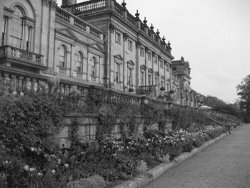
#> input picture test-images/img3.jpg, 250 x 188 px, found by its file name
$ python img_thresh.py
#> lines starting #> are read from the running program, lines starting #| are printed output that depends on the picture; after the words box and inside, x2 and y2 are one past the last pixel; in counts of white or black regions, pixels touching at a corner belong together
import cv2
import numpy as np
import matplotlib.pyplot as plt
import os
import time

start_time = time.time()

# Görüntü dosya yolunu ayarla
image_path = r"C:\Users\rumey\Documents\VSCode-file(s)\Python\img3.jpg"  # Burada ilgili görüntü yolunu yaz
output_dir = os.path.dirname(image_path)

try:
    # Görüntüyü yükleme
    img = cv2.imread(image_path, cv2.IMREAD_GRAYSCALE)
#> img is the input picture: shape (188, 250); min 2, max 255, mean 115.7
    if img is None:
        raise FileNotFoundError("Görüntü yüklenemedi. Dosya yolu hatalı olabilir.")

    # Görüntü bilgilerini yazdırma
    h, w = img.shape
#> h = 188; w = 250
    print("Görüntünün")
    print(f"Adı: {os.path.basename(image_path)}")
    print(f"Boyutu: {w} x {h}")
#| Boyutu: 250 x 188
    print(f"Pixel Değer Aralığı: {img.min()}-{img.max()}")
#| Pixel Değer Aralığı: 2-255
except Exception as e:
    print(f"[HATA - GÖRÜNTÜ ALMA] {e}")

print("Eşikleme işlemi başlatılıyor...")

try:
    # Histogram analizi
    hist = cv2.calcHist([img], [0], None, [256], [0, 256]).flatten().astype(int)
#> hist = 256 values, max 792 at index 239, min 0 at index 0, mean 183.6
    pixel_count = {i: hist[i] for i in range(256)}
#> pixel_count = 256 items

    # Histogram grafiği oluşturma
    plt.figure()
    plt.title("Histogram")
    plt.xlabel("Pixel Değerleri")
    plt.ylabel("Frekans")
    plt.bar(pixel_count.keys(), pixel_count.values())
    hist_path = os.path.join(output_dir, "histogram3.png")
    plt.savefig(hist_path)
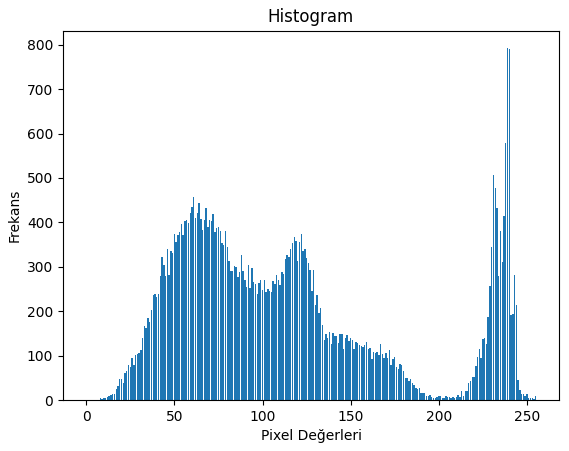
#> figure drawn by matplotlib, 1 panel; tallest bar 792 high, from x = 238.6 to 239.4
    plt.close()

    # Histogramı açma
    os.startfile(hist_path)
except Exception as e:
    print(f"[HATA - HISTOGRAM] {e}")

try:
    # Otsu mantığı ile varyans hesaplama
    total_pixels = img.size
#> total_pixels = 47000
    prob = hist / total_pixels
#> prob = 256 values, max 0.0169 at index 239, min 0 at index 0, mean 0.00391
    cumulative_prob = np.cumsum(prob)
#> cumulative_prob = 256 values from 0 to 1
    cumulative_mean = np.cumsum(prob * np.arange(256))
#> cumulative_mean = 256 values from 0 to 115.7
    global_mean = cumulative_mean[-1]
#> global_mean = 115.7

    sigma_b_squared = (global_mean * cumulative_prob - cumulative_mean) ** 2 / (cumulative_prob * (1 - cumulative_prob) + 1e-6)
#> sigma_b_squared = 256 values, max 3091.2 at index 146, min 0 at index 0, mean 1935.2
    sigma_b_squared[np.isnan(sigma_b_squared)] = 0

    optimal_threshold = np.argmax(sigma_b_squared)
#> optimal_threshold = 146
    max_variance = sigma_b_squared[optimal_threshold]
#> max_variance = 3091.2

    print(f"Eşsik değeri  ~~ {optimal_threshold} ~~")
#| Eşsik değeri  ~~ 146 ~~
except Exception as e:
    print(f"[HATA - VARYANS HESAPLAMA] {e}")

try:
    # Eşik uygulama (bimodal görüntü)
    _, binary_img = cv2.threshold(img, optimal_threshold, 255, cv2.THRESH_BINARY)
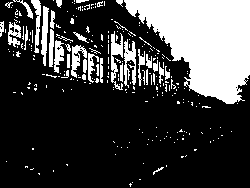
#> binary_img: shape (188, 250); 25.8% white; 264 white regions (226 under 20 px), largest, box (x1, y1, x2, y2) and area: (124, 0, 250, 104) 8073, (111, 31, 123, 90) 341, (124, 39, 136, 88) 337
    binary_path = os.path.join(output_dir, "bimodal3.png")
    cv2.imwrite(binary_path, binary_img)

    # Bimodal görüntüyü açma
    os.startfile(binary_path)
except Exception as e:
    print(f"[HATA - BİMODAL OLUŞTURMA] {e}")

end_time = time.time()
elapsed_time_ms = (end_time - start_time) * 1000
print(f"Toplam süre: {elapsed_time_ms:.2f} ms")
print("İŞLEM SONA ERDİ")

$ run again, with test-images/img0.jpg copied over test-images/img3.jpg
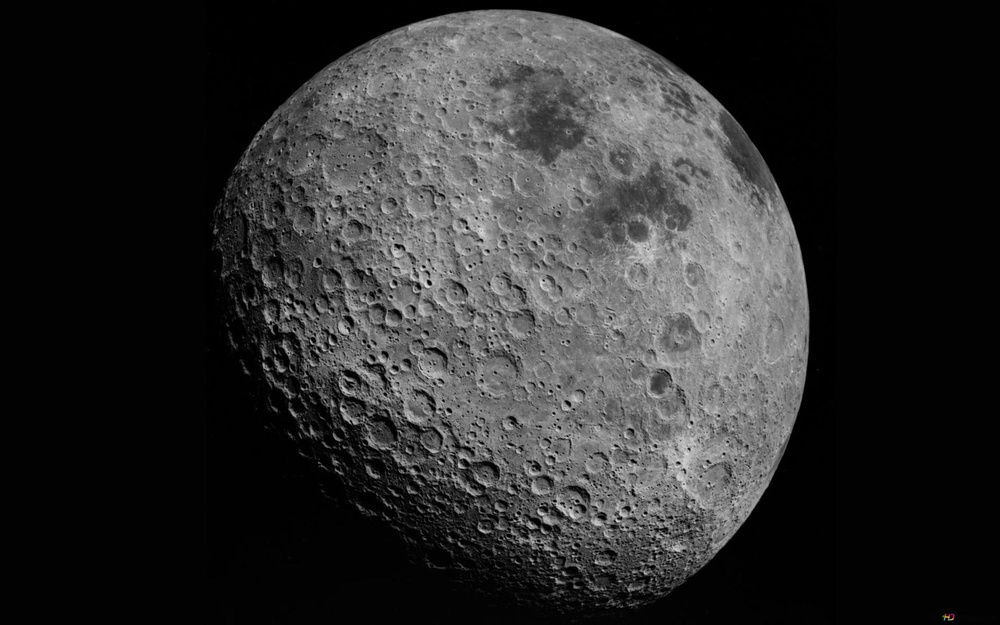
#> input picture test-images/img0.jpg, 1000 x 625 px, shrunk from 1920 x 1200 before the run, found by its file name
#| Boyutu: 1000 x 625
#| Pixel Değer Aralığı: 0-225
#> hist = 256 values, max 253188 at index 2, min 0 at index 218, mean 2441.4
#> pixel_count = 256 items
#> `plt.savefig(hist_path)`:
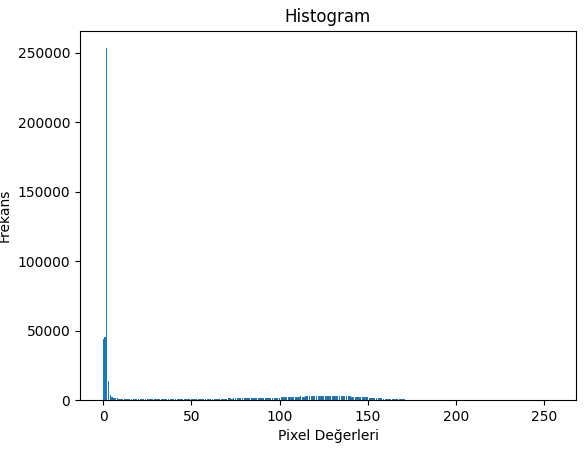
#> figure drawn by matplotlib, 1 panel; tallest bar 253188 high, from x = 1.6 to 2.4
#> prob = 256 values, max 0.405 at index 2, min 0 at index 218, mean 0.00391
#> cumulative_prob = 256 values from 0.0709 to 1
#> cumulative_mean = 256 values from 0 to 44.99
#> global_mean = 44.99
#> sigma_b_squared = 256 values, max 2995.8 at index 62, min 8.08e-22 at index 225, mean 1496
#> optimal_threshold = 62
#> max_variance = 2995.8
#| Eşsik değeri  ~~ 62 ~~
#> `_, binary_img = cv2.threshold(img, optimal_threshold, 255, cv2.THRESH_..`:
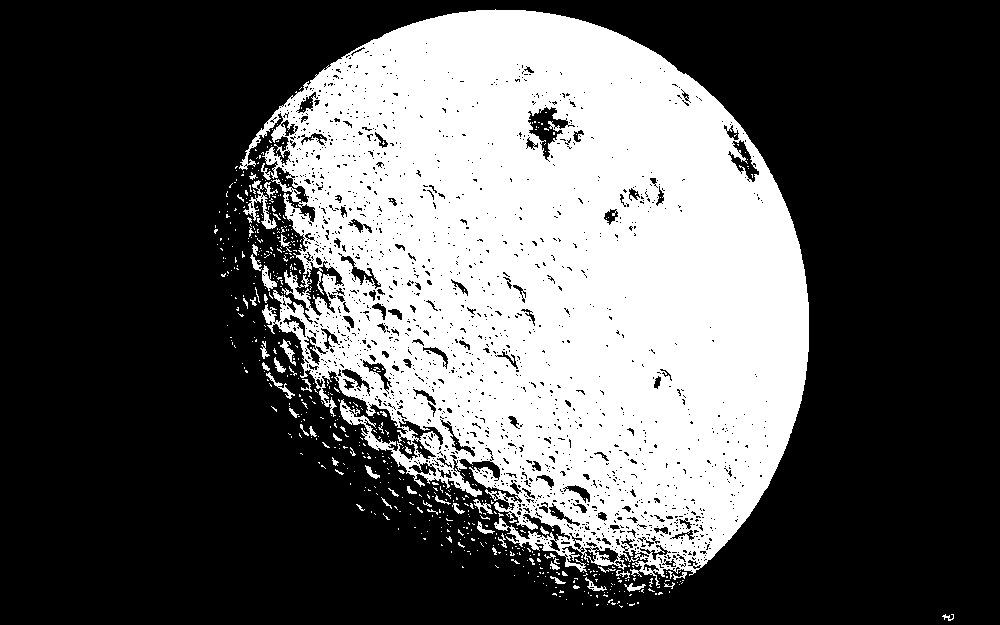
#> binary_img: shape (625, 1000); 34.5% white; 627 white regions (574 under 20 px), largest, box (x1, y1, x2, y2) and area: (239, 9, 809, 586) 210583, (243, 180, 277, 229) 416, (262, 265, 277, 291) 177

$ run again, with test-images/img1.jpg copied over test-images/img3.jpg
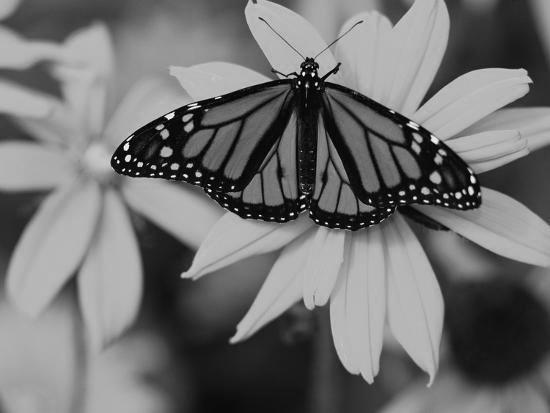
#> input picture test-images/img1.jpg, 550 x 413 px, found by its file name
#> img is the input picture: shape (413, 550); min 0, max 255, mean 113.1
#| Boyutu: 550 x 413
#| Pixel Değer Aralığı: 0-255
#> hist = 256 values, max 10548 at index 182, min 2 at index 216, mean 887.3
#> pixel_count = 256 items
#> `plt.savefig(hist_path)`:
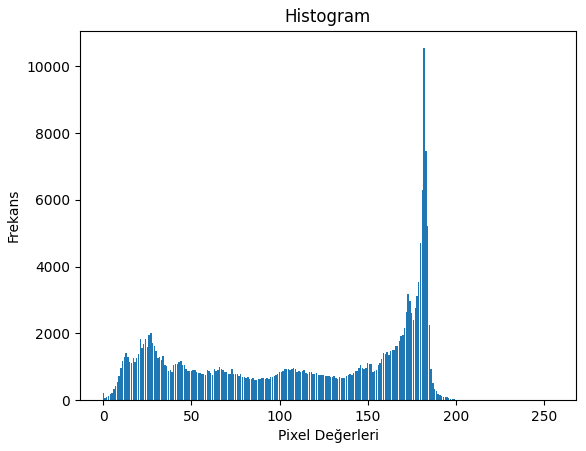
#> figure drawn by matplotlib, 1 panel; tallest bar 10548 high, from x = 181.6 to 182.4
#> prob = 256 values, max 0.0464 at index 182, min 8.8e-06 at index 216, mean 0.00391
#> cumulative_prob = 256 values from 0.000969 to 1
#> cumulative_mean = 256 values from 0 to 113.1
#> global_mean = 113.1
#> sigma_b_squared = 256 values, max 3081.6 at index 105, min 1.64e-20 at index 255, mean 1593
#> optimal_threshold = 105
#> max_variance = 3081.6
#| Eşsik değeri  ~~ 105 ~~
#> `_, binary_img = cv2.threshold(img, optimal_threshold, 255, cv2.THRESH_..`:
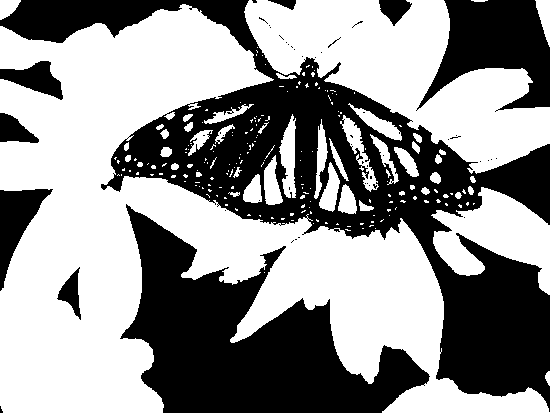
#> binary_img: shape (413, 550); 56.9% white; 52 black regions (43 under 20 px), largest, box (x1, y1, x2, y2) and area: (0, 0, 550, 412) 54773, (120, 204, 430, 413) 29274, (416, 0, 550, 112) 8327

$ run again, with test-images/img2.jpg copied over test-images/img3.jpg
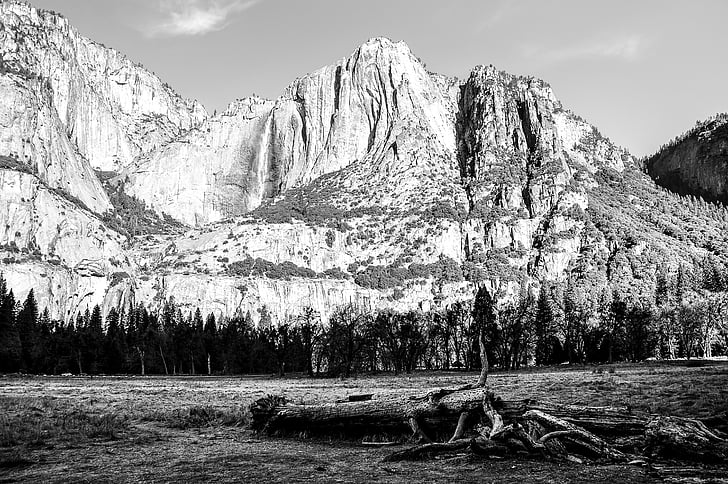
#> input picture test-images/img2.jpg, 728 x 484 px, found by its file name
#> img is the input picture: shape (484, 728); min 0, max 255, mean 139.8
#| Boyutu: 728 x 484
#| Pixel Değer Aralığı: 0-255
#> hist = 256 values, max 19245 at index 255, min 749 at index 145, mean 1376.4
#> pixel_count = 256 items
#> `plt.savefig(hist_path)`:
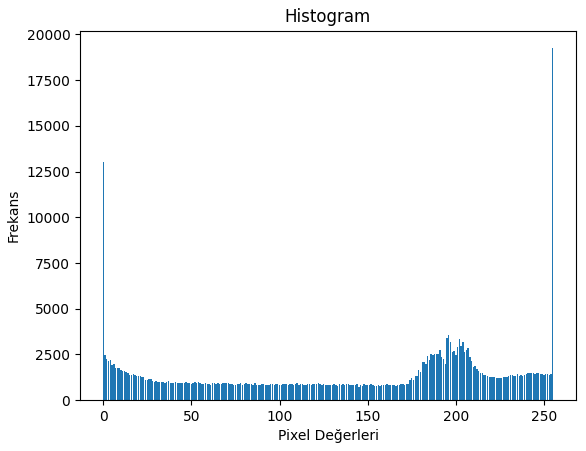
#> figure drawn by matplotlib, 1 panel; tallest bar 19245 high, from x = 254.6 to 255.4
#> prob = 256 values, max 0.0546 at index 255, min 0.00213 at index 145, mean 0.00391
#> cumulative_prob = 256 values from 0.0369 to 1
#> cumulative_mean = 256 values from 0 to 139.8
#> global_mean = 139.8
#> sigma_b_squared = 256 values, max 5619.8 at index 126, min 7.27e-21 at index 255, mean 4020.1
#> optimal_threshold = 126
#> max_variance = 5619.8
#| Eşsik değeri  ~~ 126 ~~
#> `_, binary_img = cv2.threshold(img, optimal_threshold, 255, cv2.THRESH_..`:
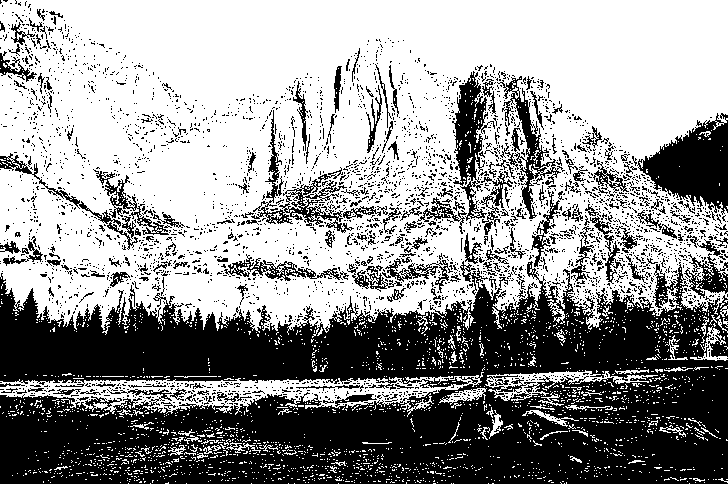
#> binary_img: shape (484, 728); 58.8% white; 3451 black regions (3243 under 20 px), largest, box (x1, y1, x2, y2) and area: (0, 261, 728, 484) 106572, (637, 113, 728, 215) 5090, (452, 71, 495, 221) 2487
